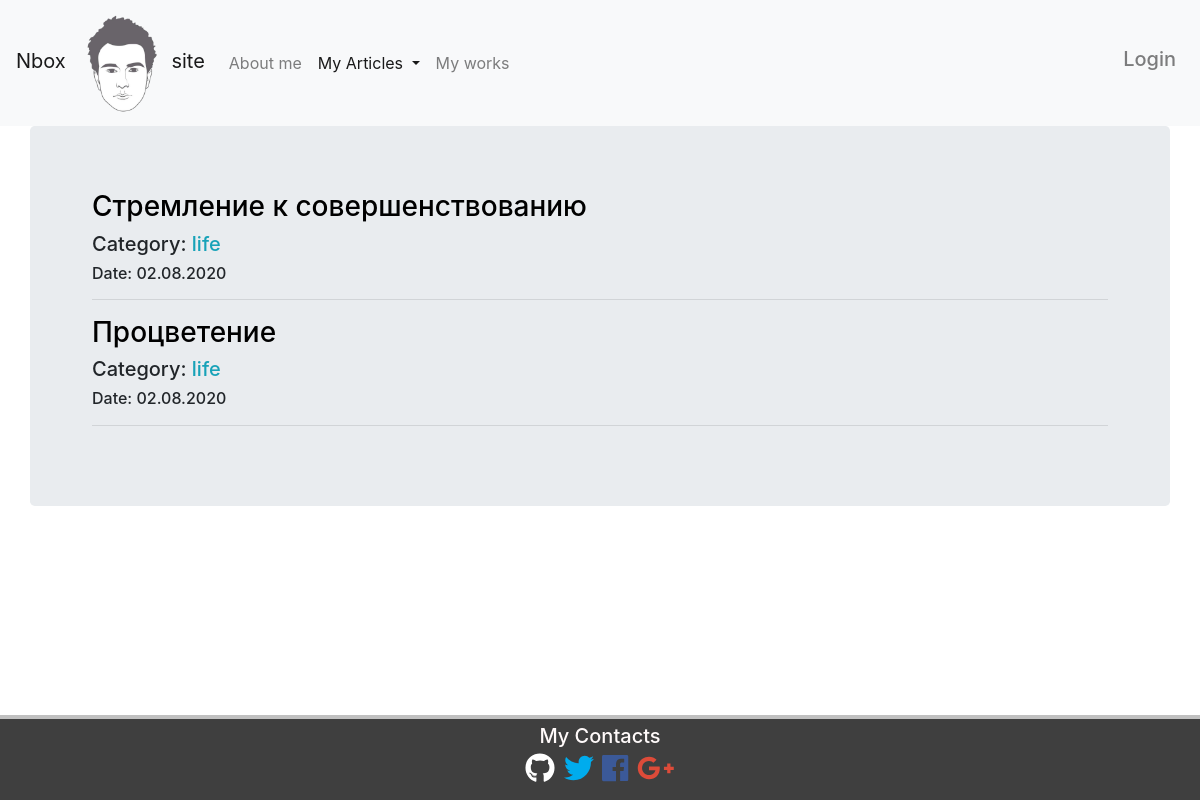
The app's page /articles/ with its own data.
### articles/models.py (models this page shows, shortened)
class Articles(models.Model):
    title = models.CharField(
        max_length=120,
        verbose_name='Title')
    content = RichTextField(blank=True, null=True)
    category = models.CharField(max_length=255, default='life')
    date = models.DateTimeField(verbose_name='Publication date')
    class Meta:
        verbose_name = 'Article'
        verbose_name_plural = 'Articles'

### articles/views.py (the view)
# urls.py: path('', ArticlesView.as_view(), name='articles'),
class ArticlesView(ListView):
    template_name = 'articles/articles_page.html'
    model = Articles
    def get_context_data(self, *args, **kwargs):
        context = super().get_context_data(*args, **kwargs)
        context['articles'] = Articles.objects.all().order_by('-date')[:20]
        context['categories'] = Category.objects.all()
        return context

### articles/models.py (called while the page is built)
    def __str__(self):
        return self.name

### articles/templates/articles/articles_page.html (shortened to what this page needs)
{% extends "home/wrapper.html" %}
{% load static %}
{% block ar %} active {% endblock %}
{% block content %}
    <div class="container">
        {% for post in articles %}
            <a class="my_a" href="{% url 'article' post.pk %}">
                <h3>
                    {{ post.title }}
                </h3>
            </a>
            <h5>
                Category:
                <a class="text-info" href="{% url 'category' post.category|slugify %}">
                    {{ post.category }}
                </a>
            </h5>
            <h6>
                Date: {{ post.date|date:"d.m.Y" }}
            </h6>
            <hr>
        {% endfor %}
    </div>
{% endblock %}

### home/static/home/base.css (style rules this page uses)
body { padding-bottom: 90px; position: relative; min-height: 100vh; }
.my_a { color: black; }

### records on screen
Articles: title "Стремление к совершенствованию", category "life", date "02.08.2020"
Articles: title "Процветение", category "life", date "02.08.2020"
